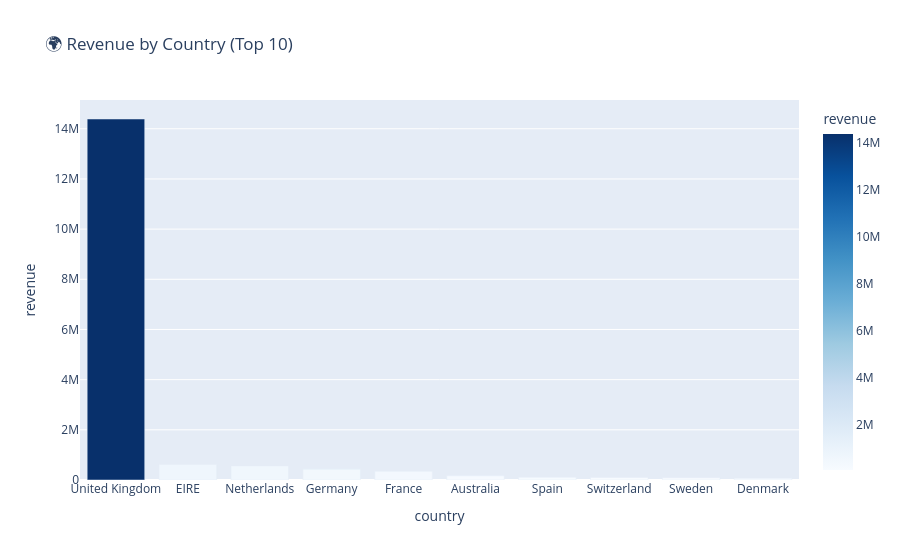

Write notebook code for a chart like this one.
### Code cell
by_country = df.groupby('country')['revenue'].sum().reset_index()
fig = px.bar(by_country.sort_values('revenue', ascending=False).head(10),
             x='country', y='revenue',
             title='🌍 Revenue by Country (Top 10)',
             color='revenue', color_continuous_scale='Blues')
fig.show()

### Figure 1 — Plotly figure (JSON) as saved in the notebook; plotly's stock layout.template omitted (floating-point values rounded to 4 significant figures)
{"data": [{"hovertemplate": "country=%{x}<br>revenue=%{marker.color}<extra></extra>", "legendgroup": "", "marker": {"color": [14390000.0, 616600.0, 554000.0, 425000.0, 348800.0, 169300.0, 108300.0, 100100.0, 91520.0, 68580.0], "coloraxis": "coloraxis", "pattern": {"shape": ""}}, "name": "", "orientation": "v", "showlegend": false, "textposition": "auto", "type": "bar", "x": ["United Kingdom", "EIRE", "Netherlands", "Germany", "France", "Australia", "Spain", "Switzerland", "Sweden", "Denmark"], "xaxis": "x", "y": [14390000.0, 616600.0, 554000.0, 425000.0, 348800.0, 169300.0, 108300.0, 100100.0, 91520.0, 68580.0], "yaxis": "y"}], "layout": {"barmode": "relative", "coloraxis": {"colorbar": {"title": {"text": "revenue"}}, "colorscale": [[0, "rgb(247,251,255)"], [0.125, "rgb(222,235,247)"], [0.25, "rgb(198,219,239)"], [0.375, "rgb(158,202,225)"], [0.5, "rgb(107,174,214)"], [0.625, "rgb(66,146,198)"], [0.75, "rgb(33,113,181)"], [0.875, "rgb(8,81,156)"], [1, "rgb(8,48,107)"]]}, "legend": {"tracegroupgap": 0}, "title": {"text": "🌍 Revenue by Country (Top 10)"}, "xaxis": {"anchor": "y", "domain": [0, 1], "title": {"text": "country"}}, "yaxis": {"anchor": "x", "domain": [0, 1], "title": {"text": "revenue"}}}}
